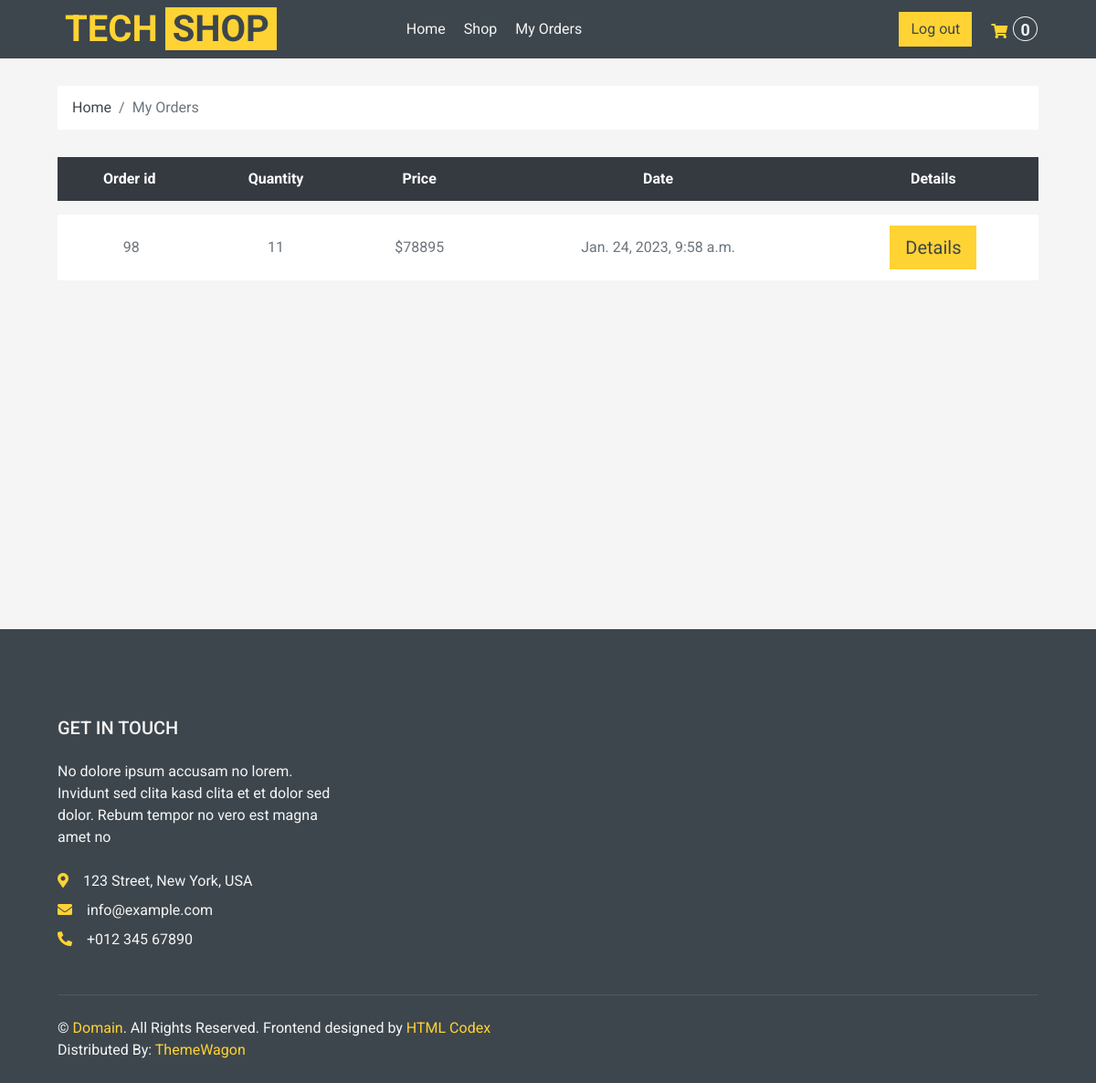
/my_orders (signed in), run on the app's committed database.
### shop/models.py (models this page shows, shortened)
class Order(models.Model):
    STATUS = (
        ("Pending", "Pending"),
        ("Ready", "Ready"),
        ("Delivered", "Delivered"),
        ("Cart", "Cart"),
    )
    date_created = models.DateTimeField(null=True)
    products = models.ManyToManyField("Product")
    customer = models.ForeignKey(User, blank=True, null=True, on_delete=models.SET_NULL)
    status = models.CharField(choices=STATUS, default="Pending", max_length=255)
    date_added = models.DateTimeField(auto_now_add=True, null=True)
    session_key = models.CharField(max_length=36, default="")
    @property
    def total_order_price(self):
        return sum(item.total_item_price for item in self.orderitem_set.all())
    @property
    def order_total_quantity(self):
        return sum(item.quantity for item in self.orderitem_set.all())

class OrderItem(models.Model):
    order = models.ForeignKey("Order", on_delete=models.CASCADE)
    product = models.ForeignKey(
        "Product", null=True, blank=True, on_delete=models.CASCADE
    )
    quantity = models.IntegerField(null=True, blank=True, default=0)
    date_added = models.DateTimeField(auto_now=True, null=True, blank=True)
    @property
    def total_item_price(self):
        return self.product.price * self.quantity

class Product(models.Model):
    CATEGORY = (
        ("Tech", "Tech"),
        ("New", "New"),
        ("Popular", "Popular"),
    )
    default_description = """
    Eos no lorem eirmod diam diam, eos elitr et gubergren diam sea. Consetetur vero aliquyam invidunt duo dolores et duo sit. Vero diam ea vero et dolore rebum, dolor rebum eirmod consetetur invidunt sed sed et, lorem duo et eos elitr, sadipscing kasd ipsum rebum diam. Dolore diam stet rebum sed tempor kasd eirmod. Takimata kasd ipsum accusam sadipscing, eos dolores sit no ut diam consetetur duo justo est, sit sanctus diam tempor aliquyam eirmod nonumy rebum dolor accusam, ipsum kasd eos consetetur at sit rebum, diam kasd invidunt tempor lorem, ipsum lorem elitr sanctus eirmod takimata dolor ea invidunt.

    Dolore magna est eirmod sanctus dolor, amet diam et eirmod et ipsum. Amet dolore tempor consetetur sed lorem dolor sit lorem tempor. Gubergren amet amet labore sadipscing clita clita diam clita. Sea amet et sed ipsum lorem elitr et, amet et labore voluptua sit rebum. Ea erat sed et diam takimata sed justo. Magna takimata justo et amet magna et.
    """
    name = models.CharField(verbose_name="название продукта", max_length=100)
    price = models.IntegerField(null=True, blank=True)
    description = models.TextField(default=default_description, blank=True)
    rating = models.IntegerField(null=True, blank=True)
    pic = models.ImageField(
        upload_to="shop/%Y/%m", null=True, blank=True, default="default_picture.png"
    )
    added_at = models.DateTimeField(
        verbose_name="Data of appearance", auto_now_add=True, null=True
    )
    category = models.CharField(max_length=100, choices=CATEGORY)
    slug = models.SlugField(blank=True, null=True, unique=True)

### shop/views.py (the view)
# urls.py: path("my_orders", my_orders, name="my_orders"),
@login_required(login_url="/login_view")
def my_orders(request):
    orders_made = Order.objects.exclude(status="Cart").filter(customer=request.user)
    ctx = {
        "orders_made": orders_made,
    }
    return render(request, "orders/my_orders.html", ctx)

### shop/context_processors.py (called while the page is built)
def get_cart_total(request):
    crt = get_cart(request)
    return {"crt_total_quantity": crt.order_total_quantity}

### shop/utils.py (called while the page is built)
def get_cart(request):
    user = request.user
    if user.is_authenticated:
        cart, _ = Order.objects.get_or_create(customer=user, status="Cart")
        return cart
    return get_visitor_cart(request)

### templates/orders/my_orders.html (shortened to what this page needs)
{%extends "main.html"%}
{%load static%}
{%block cart%}
    <div class="container-fluid">
        <div class="row px-xl-5">
            <div class="col-12">
                <nav class="breadcrumb bg-light mb-30">
                    <a class="breadcrumb-item text-dark" href="{%url 'index'%}">Home</a>
                    <span class="breadcrumb-item active">My Orders</span>
                </nav>
            </div>
        </div>
    </div>
    <div class="container-fluid">
        <div class="row px-xl-5">
            <div class="col-lg-12 table-responsive mb-5">
                <table class="table table-light table-borderless table-hover text-center mb-0">
                    <thead class="thead-dark">
                        <tr>
                            <th>Order id</th>
                            <th>Quantity</th>
                            <th>Price</th>
                            <th>Date</th>
                            <th>Details</th>
                        </tr>
                    </thead>
                    <tbody class="align-middle">
                        {% for order in orders_made%}
                        <tr data-product_id_item ={{item.product.id}} >
                            <td class="align-middle"><img src="{{item.product.pic.url}}" alt="" style="width: 50px;"> {{order.id}}</td>
                            <td class="align-middle">{{order.order_total_quantity}} </td>
                            <td class="align-middle" >${{order.total_order_price}}</td>
                            <td class="align-middle" >{{order.date_added}}</td>
                            <td class="align-middle" ><a class = "btn btn-primary btn-lg" href="{%url 'order_detail' order.id%}">Details</a></td>
                        </tr>
                        {% endfor %}
                    </tbody>
                </table>
            </div>
        </div>
    </div>
{%endblock%}

### data on the page
Order: id "98", order_total_quantity "11", total_order_price "78895", date_added "Jan. 24, 2023, 9:58 a.m."

### other printed values
{{ crt_total_quantity }} "0"
